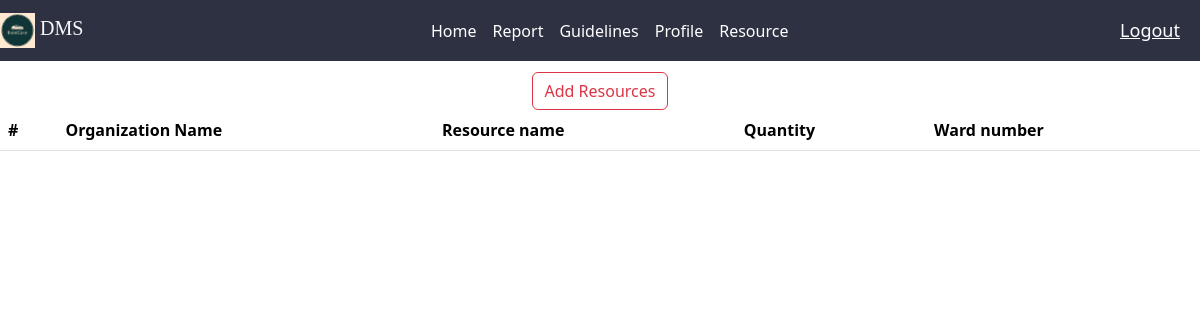
/resource/ (signed in), run on an earlier commit of the app's database.
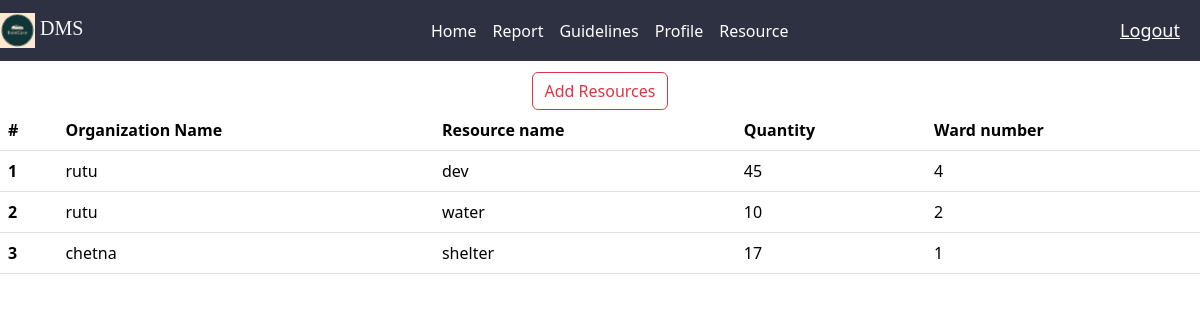
And on a later commit of the database.
### DmsApp/models.py (models this page shows, shortened)
class Resources(models.Model):
    org_name=models.ForeignKey(Organization,on_delete=models.CASCADE)
    resource_name=models.CharField(max_length=30)
    quantity=models.IntegerField()
    ward=models.IntegerField()

class Organization(models.Model):
    LEVEL=(
        ('Local','Local'),('National','National'),('International','International'),('Regional','Regional'),
    )
    org_name = models.OneToOneField(User,on_delete=models.CASCADE)
    domain = models.CharField(max_length=100)
    location = models.CharField(max_length=100)
    level = models.CharField(max_length=20, choices=LEVEL)
    def __str__(self):
        return self.org_name.username

### DmsApp/views.py (the view)
# urls.py: path('resource/',resource,name='resource'),
@login_required(login_url='login')
def resource(request):
    all_rec=Resources.objects.all()
    context={'resource' : all_rec}
    return render(request,'resource.html',context)

### DmsApp/templates/resource.html
{% extends 'main.html' %}
{% block content %}
{% if user.organization %}
<center><a href="{%url 'add_resource' %}" class="btn btn-outline-danger" >Add Resources </a></center>
{%endif%}
<table class="table">
  <thead>
    <tr>
      <th scope="col">#</th>
      <th scope="col">Organization Name</th>
      <th scope="col">Resource name</th>
      <th scope="col">Quantity</th>
      <th scope="col">Ward number</th>
    </tr>
  </thead>
  <tbody>
    <tr>
    {% for i in resource %}
    <tr>
      <th scope="row">{{i.id}}</th>
      <td>{{i.org_name}}</td>
      <td>{{i.resource_name}}</td>
      <td>{{i.quantity}}</td>
      <td>{{i.ward}}</td>
    </tr>
    {% endfor %}
    </tr>
</tbody>
</table>
{% endblock %}

What changed in the data, as far as the page shows it:
added Resources: id "1", org_name "rutu", resource_name "dev", quantity "45", ward "4"
added Resources: id "2", org_name "rutu", resource_name "water", quantity "10", ward "2"
added Resources: id "3", org_name "chetna", resource_name "shelter", quantity "17", ward "1"
